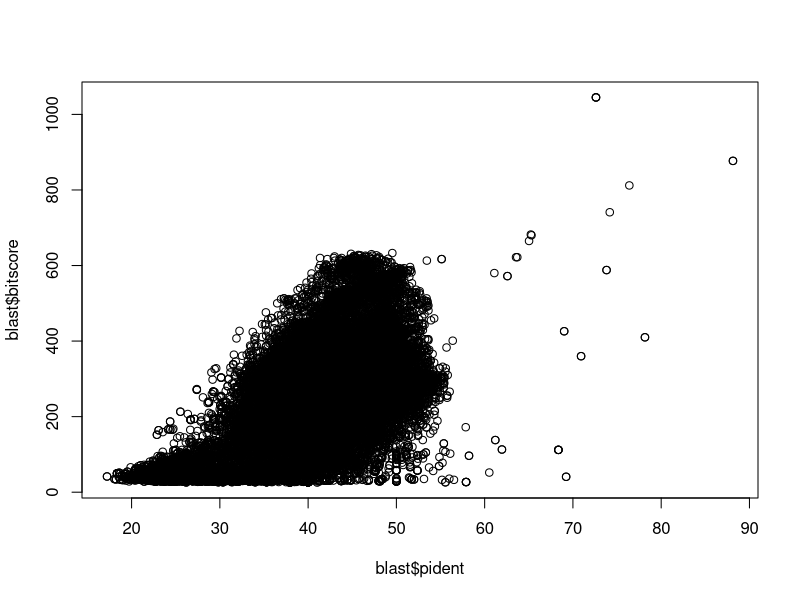
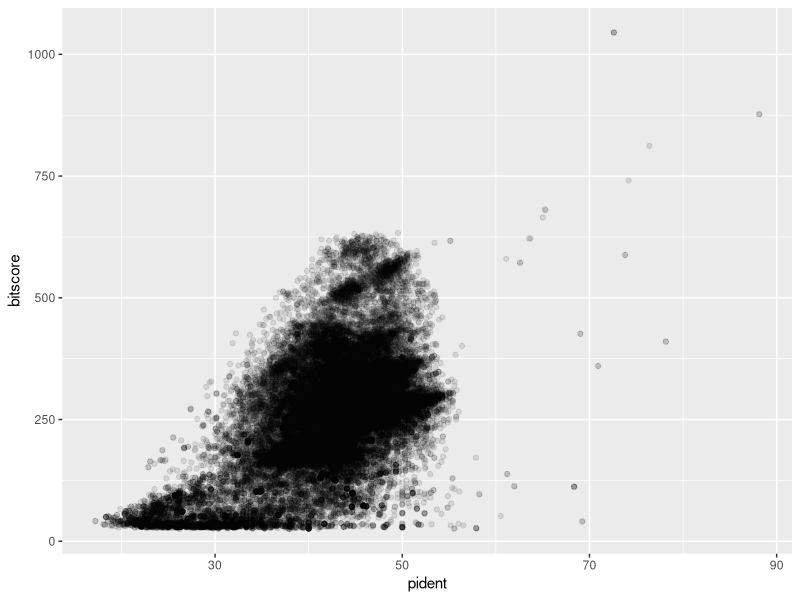
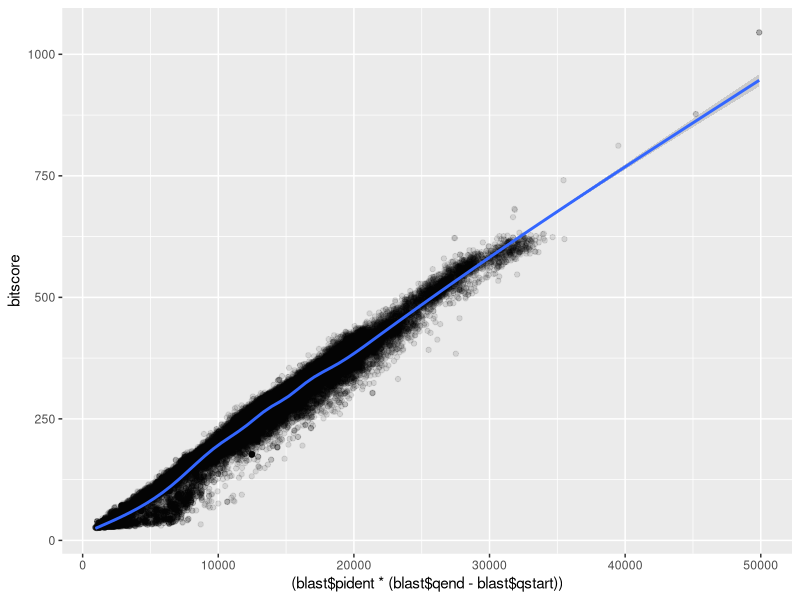

Write R code to recreate these figures, in order.
## ---- chunk 1
blast <- read.table("mm-second.x.zebrafish.tsv")
head(blast)
## ---- chunk 2
colnames(blast) <- c("qseqid", "sseqid", "pident", "length", "mismatch", "gapopen", "qstart", "qend", "sstart", "send", "evalue", "bitscore")
## ---- chunk 3
plot(blast$pident, blast$bitscore)
#blast results are stored in an object called "b"
#plot(b$pident  * (b$qend - b$qstart), b$bitscore) 
## ---- chunk 4
#lets try using ggplot2

library(ggplot2)
ggplot(blast, aes(pident, bitscore)) + geom_point(alpha=0.1) 
## ---- chunk 5
library(ggplot2)
ggplot(blast, aes((blast$pident * (blast$qend - blast$qstart)), bitscore)) + geom_point(alpha=0.1) + geom_smooth()
